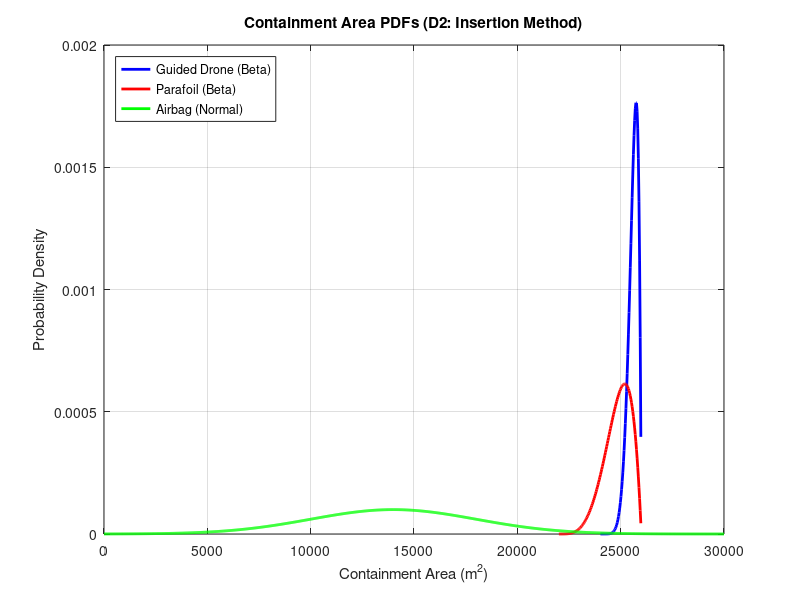

This figure's MATLAB source: (Note: this script raises an error after producing the figure.)
% EM.413 OS14 Question 1 Decision Aid
% Allows manipulation and visualization of Contianment (Performance) PDFs for OS14 Q1

% Define the X-axis: Containment Area from 0 to 30,000 sq meters
x = linspace(0, 30000, 1000);

%% -- DECISION 2: INSERTION METHOD CONTAINMENT -- %%

% -- Option 1: Containerized Guided Drone 
% Beta Dist: Highly accurate (sub-500m) with active propulsion to fight wind, but expensive. Bounds: 24k to 26k
% Parameters for Beta(α,β) scaled to [a1,b1]
alpha1 = 8; beta1 = 2;
a1 = 24000; b1 = 26000;
% Normalize x into [0,1] for the beta PDF
x_norm1 = (x - a1) / (b1 - a1); 
% Treat values outside the interval as missing for the scaled density
x_norm1(x_norm1 < 0 | x_norm1 > 1) = NaN; 
% Compute scaled beta PDF on original x units (divide by scaling width)
y1 = betapdf(x_norm1, alpha1, beta1) / (b1 - a1); 

% -- Option 2: Precision Guided Parafoil
% Beta Dist: Good GPS steering and lower cost, but passive gliding increases wind drift risk. Bounds: 22k to 26k
alpha2 = 5; beta2 = 2;
a2 = 22000; b2 = 26000;
x_norm2 = (x - a2) / (b2 - a2);
x_norm2(x_norm2 < 0 | x_norm2 > 1) = NaN; 
y2 = betapdf(x_norm2, alpha2, beta2) / (b2 - a2);

% -- Option 3: Ramp Extraction / Airbag 
% Normal Dist: Very cheap and simple, but unguided drop creates massive footprint uncertainty. Mu=14k, Sig=4k
mu3 = 14000; sigma3 = 4000;
y3 = normpdf(x, mu3, sigma3);

% -- Plotting D2 
figure(1);
plot(x, y1, 'b', 'LineWidth', 2, 'DisplayName', 'Guided Drone (Beta)'); hold on;
plot(x, y2, 'r', 'LineWidth', 2, 'DisplayName', 'Parafoil (Beta)');
plot(x, y3, 'g', 'LineWidth', 2, 'DisplayName', 'Airbag (Normal)');
title('Containment Area PDFs (D2: Insertion Method)');
xlabel('Containment Area (m^2)'); ylabel('Probability Density');
legend('Location', 'NorthWest'); grid on; xlim([0 30000]);
ax = gca; ax.XAxis.Exponent = 0; ax.YAxis.Exponent = 0;
xtickformat('%,.0f'); ytickformat('%.5f'); 

% -- D2 Math Correction Printout 
fprintf('\n--- CORRECTED D2 Containment Statistics (Update your table!) ---\n');
mu_std1 = alpha1 / (alpha1 + beta1);
var_std1 = (alpha1 * beta1) / ((alpha1 + beta1)^2 * (alpha1 + beta1 + 1));
fprintf('Option 1 (Drone):    Mu = %.0f m^2 | Sigma = %.0f m^2\n', a1 + (mu_std1 * (b1 - a1)), sqrt(var_std1 * (b1 - a1)^2));
mu_std2 = alpha2 / (alpha2 + beta2);
var_std2 = (alpha2 * beta2) / ((alpha2 + beta2)^2 * (alpha2 + beta2 + 1));
fprintf('Option 2 (Parafoil): Mu = %.0f m^2 | Sigma = %.0f m^2\n', a2 + (mu_std2 * (b2 - a2)), sqrt(var_std2 * (b2 - a2)^2));
fprintf('Option 3 (Airbag):   Mu = %.0f m^2 | Sigma = %.0f m^2\n\n', mu3, sigma3);

%% -- DECISION 7: COMMUNICATIONS CONTAINMENT -- %%

% -- Option 1: Per-Robot SATCOM
% Beta Dist: Highly reliable, minor canopy masking risk. Bounds: 22k to 26k
alpha4 = 8; beta4 = 2;
a4 = 22000; b4 = 26000;
x_norm4 = (x - a4) / (b4 - a4);
x_norm4(x_norm4 < 0 | x_norm4 > 1) = NaN;
y4 = betapdf(x_norm4, alpha4, beta4) / (b4 - a4);

% -- Option 2: Ground C2 Node (Localized RF) 
% Triangular Dist: Susceptible to terrain masking. 
% Min (a) = 12k, Mode (c) = 24k, Max (b) = 26k

% Define triangular membership breakpoints (left, peak, right)
a_tri = 12000; c_tri = 24000; b_tri = 26000;
% Preallocate output vector matching input x
y5 = zeros(size(x));
% Compute increasing side where x between left and peak
idx1 = (x >= a_tri & x <= c_tri);
y5(idx1) = 2 * (x(idx1) - a_tri) / ((b_tri - a_tri) * (c_tri - a_tri)); % Upward slope
% Compute decreasing side where x between peak and right
idx2 = (x > c_tri & x <= b_tri);
y5(idx2) = 2 * (b_tri - x(idx2)) / ((b_tri - a_tri) * (b_tri - c_tri)); % Downward slope

% -- Option 3: Airborne Relay Node 
% Beta Dist: Excellent LOS, but UAS refuel/loiter gaps. Bounds: 18k to 26k
alpha6 = 5; beta6 = 2;
a6 = 18000; b6 = 26000;
x_norm6 = (x - a6) / (b6 - a6);
x_norm6(x_norm6 < 0 | x_norm6 > 1) = NaN;
y6 = betapdf(x_norm6, alpha6, beta6) / (b6 - a6);

% -- Plotting D7 
figure(2);
plot(x, y4, 'Color', [0.00, 0.25, 0.45], 'LineWidth', 2.5, 'DisplayName', 'Per-Robot SATCOM (Beta)'); hold on;
plot(x, y5, 'Color', [0.85, 0.33, 0.10], 'LineWidth', 2.5, 'DisplayName', 'Ground Node RF (Triangular)');
plot(x, y6, 'Color', [0.00, 0.60, 0.65], 'LineWidth', 2.5, 'DisplayName', 'Airborne Relay (Beta)');
title('Containment Area PDFs (D7: Communications)');
xlabel('Containment Area (m^2)'); ylabel('Probability Density');
legend('Location', 'NorthWest'); grid on; xlim([0 30000]);
ax2 = gca; ax2.XAxis.Exponent = 0; ax2.YAxis.Exponent = 0;
xtickformat('%,.0f'); ytickformat('%.5f'); 

% -- D7 Math Printout --
fprintf('--- D7 Containment Statistics (For Table) ---\n');
mu_std4 = alpha4 / (alpha4 + beta4);
var_std4 = (alpha4 * beta4) / ((alpha4 + beta4)^2 * (alpha4 + beta4 + 1));
fprintf('Option 1 (SATCOM):   Mu = %.0f m^2 | Sigma = %.0f m^2\n', a4 + (mu_std4 * (b4 - a4)), sqrt(var_std4 * (b4 - a4)^2));
fprintf('Option 2 (Ground):   Mu = %.0f m^2 | Sigma = %.0f m^2 (Note: Tri mean is (a+b+c)/3)\n', (a_tri+b_tri+c_tri)/3, sqrt((a_tri^2+b_tri^2+c_tri^2 - a_tri*b_tri - a_tri*c_tri - b_tri*c_tri)/18));
mu_std6 = alpha6 / (alpha6 + beta6);
var_std6 = (alpha6 * beta6) / ((alpha6 + beta6)^2 * (alpha6 + beta6 + 1));
fprintf('Option 3 (Airborne): Mu = %.0f m^2 | Sigma = %.0f m^2\n\n', a6 + (mu_std6 * (b6 - a6)), sqrt(var_std6 * (b6 - a6)^2));
